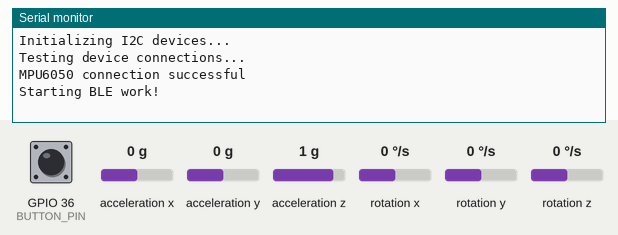
This program was run on a simulated ESP32. On the bench: the last lines printed to the serial monitor. The inputs (shaded band) are chosen by the test bench; at power-on: acceleration x 0 g, acceleration z 1 g, GPIO 36 (BUTTON_PIN) HIGH, acceleration y 0 g, rotation x 0 °/s, rotation y 0 °/s, rotation z 0 °/s. USB keyboard and mouse output is not drawn.

Above: at 4.2 s.
4.3 s: acceleration x set to -1.4 g
At 5.7 s:
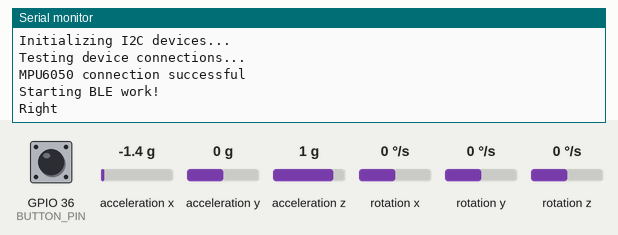
6.0 s: acceleration z set to -1.4 g
At 7.4 s:
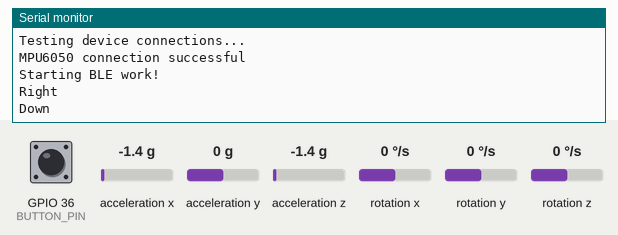
7.7 s: acceleration x set to -0.8 g
At 8.3 s:
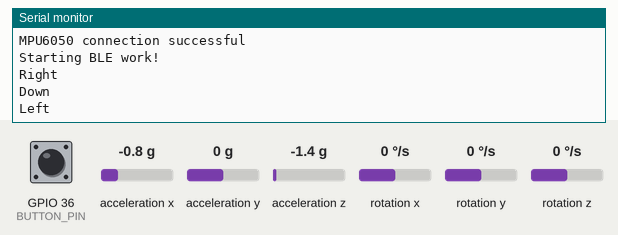
9.3 s: acceleration z set to -0.8 g
At 10.9 s:
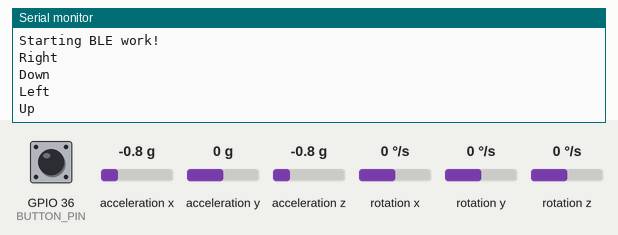

The program:

main.cpp
```cpp
// I2Cdev and MPU6050 must be installed as libraries, or else the .cpp/.h files
// for both classes must be in the include path of your project
#include "Arduino.h"
#include "I2Cdev.h"
#include "MPU6050.h"
#include "BleKeyboard.h"

// Arduino Wire library is required if I2Cdev I2CDEV_ARDUINO_WIRE implementation
// is used in I2Cdev.h
#if I2CDEV_IMPLEMENTATION == I2CDEV_ARDUINO_WIRE
#include "Wire.h"
#endif

// class default I2C address is 0x68
// specific I2C addresses may be passed as a parameter here
MPU6050 accelgyro;
int16_t ax1, ay1, az1, gx1, gy1, gz1;
int16_t ax2, ay2, az2, gx2, gy2, gz2;

// BLE keyboard
BleKeyboard bleKeyboard;

const int16_t threshold_length = 7000;
#define BUTTON_PIN 36
#define SCROLL_SENSITIVITY 10
#define GESTURE_TIME_MS 300
#define BLE_DELAY_MS 100

void setup()
{
// join I2C bus (I2Cdev library doesn't do this automatically)
#if I2CDEV_IMPLEMENTATION == I2CDEV_ARDUINO_WIRE
    Wire.begin();
#elif I2CDEV_IMPLEMENTATION == I2CDEV_BUILTIN_FASTWIRE
    Fastwire::setup(400, true);
#endif

    // initialize serial communication
    Serial.begin(9600);
    sleep(3);

    // initialize device
    Serial.println("Initializing I2C devices...");
    accelgyro.initialize();

    // verify mpu6050 connection
    Serial.println("Testing device connections...");
    if (accelgyro.testConnection())
    {
        Serial.println("MPU6050 connection successful");
    }
    else
    {
        Serial.println("MPU6050 connection failed");
        while (1)
            ;
    }

    // bluetooth keyboard
    Serial.println("Starting BLE work!");
    bleKeyboard.begin();

    // configure button pin for input
    pinMode(BUTTON_PIN, INPUT_PULLUP);
}

void loop()
{
    if (bleKeyboard.isConnected())
    {
        // read button state
        int buttonState = digitalRead(BUTTON_PIN);
        if (buttonState == HIGH)
        {
            // read raw accel/gyro measurements from device
            accelgyro.getMotion6(&ax1, &ay1, &az1, &gx1, &gy1, &gz1);
            delay(GESTURE_TIME_MS);
            accelgyro.getMotion6(&ax2, &ay2, &az2, &gx2, &gy2, &gz2);

            // send arrow direction
            if (ax2 - ax1 >= threshold_length)
            {
                Serial.println("Left");
                bleKeyboard.write(KEY_LEFT_ARROW);
                delay(BLE_DELAY_MS);
            }
            else if (ax2 - ax1 <= -threshold_length)
            {
                Serial.println("Right");
                bleKeyboard.write(KEY_RIGHT_ARROW);
                delay(BLE_DELAY_MS);
            }
            else if (az2 - az1 >= threshold_length)
            {
                Serial.println("Up");
                for (int i = 0; i < SCROLL_SENSITIVITY; i++)
                {
                    bleKeyboard.write(KEY_UP_ARROW);
                }
                delay(BLE_DELAY_MS);
            }
            else if (az2 - az1 <= -threshold_length)
            {
                Serial.println("Down");
                for (int i = 0; i < SCROLL_SENSITIVITY; i++)
                {
                    bleKeyboard.write(KEY_DOWN_ARROW);
                }
                delay(BLE_DELAY_MS);
            }
        }
    }
}
```

Measured:
- after the input at 4.3 s, the serial monitor: prints a new line after 0.29 s (image 1)
- after the input at 6.0 s, the serial monitor: prints a new line after 0.22 s (image 2)
- after the input at 7.7 s, the serial monitor: prints a new line after 0.18 s (image 3)
- after the input at 9.3 s, the serial monitor: prints a new line after 0.22 s (image 4)
